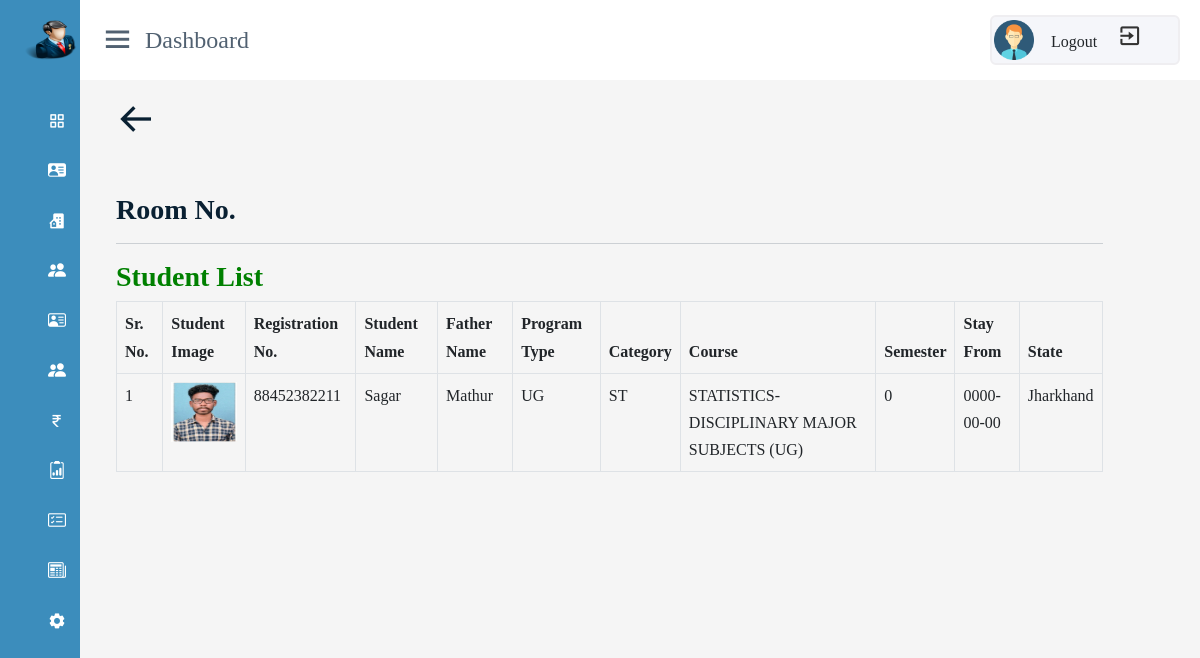
/admin/viewroom.php (signed in), run on the app's committed database.
### tables this page shows
CREATE TABLE `studentregistration` (
  `room_no` int(11) NOT NULL,
  `stay_from` date NOT NULL,
  `duration` varchar(225) NOT NULL,
  `std_img` varchar(400) NOT NULL,
  `program_type` varchar(225) NOT NULL,
  `course` varchar(225) NOT NULL,
  `semester` int(11) NOT NULL,
  `registration_no` varchar(225) NOT NULL,
  `name` varchar(225) NOT NULL,
  `fname` varchar(225) NOT NULL,
  `mname` varchar(225) NOT NULL,
  `dob` date NOT NULL,
  `category` varchar(225) NOT NULL,
  `religion` varchar(225) NOT NULL,
  `blood_group` varchar(225) NOT NULL,
  `physical_disable` varchar(10) NOT NULL,
  `contact_no` varchar(225) NOT NULL,
  `email_id` varchar(225) NOT NULL,
  `aadhar_no` varchar(20) NOT NULL,
  `emergency_no` varchar(225) NOT NULL,
  `guardian_name` varchar(225) NOT NULL,
  `guardian_relation` varchar(225) NOT NULL,
  `guardian_contact_no` varchar(225) NOT NULL,
  `address` varchar(225) NOT NULL,
  `city` varchar(225) NOT NULL,
  `state` varchar(225) NOT NULL,
  `pincode` varchar(225) NOT NULL,
  `distance` int(11) NOT NULL,
  `document` varchar(400) NOT NULL,
  `enrollment` varchar(225) NOT NULL DEFAULT 'Not Issued',
  `abc_id` varchar(255) NOT NULL DEFAULT 'Not Issued',
  `admission_no` varchar(255) NOT NULL DEFAULT 'Not Issued'
);

### admin/viewroom.php (the view, shortened to what this page needs)
<?php
$roomno=$_GET['id'];
?>
<!DOCTYPE html>
<html lang="en">
<head>
    <link rel="stylesheet" href="./css/room_register.css">
</head>
<body>
<?php require('./includes/header.php')?>
<div class="container-fluid">
    <div class="row">
        <div class="col-lg-11 col-12  p-0 ms-3 ">
            <div class="home-content align-items-center ">
            <a href="manage_room.php"><i class='bx bx-arrow-back' style="font-size:40px"></i></a>
            <h3 class="mt-5">Room No. <?php echo"$roomno";?> </h3>
            <hr>
            <h3 style="color:green">Student List</h3>
            <?php
            include('includes/db_config.php');
            $query="select * from studentregistration where room_no='$roomno'";
            $result=mysqli_query($con,$query);
            $total=mysqli_num_rows($result);
            if(!$total)
            {
                echo"<h3 style='color:red'>ROOM RECORD NOT FOUND</h3>";
            }
            else{
                if(!$result)
                    {
                        die("connection failed".mysqli_error($con));
                    }
                    else
                    {
                        echo '<div class="row">';
                        echo'<div class="table-responsive">';
                        echo'<table class="table table-bordered   table-hover">';
                                echo '<thead class=" text-dark ">
                                    <tr>
                                        <th>Sr. No.</th>
                                        <th> Student Image</th>
                                        <th>Registration No.</th>
                                        <th>Student Name</th>
                                        <th>Father Name</th>
                                        <th>Program Type</th>
                                        <th>Category</th>
                                        <th>Course</th>
                                        <th>Semester</th>
                                        <th>Stay From</th>
                                        <th>State</th>
                                    </tr>
                                </thead>';
                                echo '<tbody>';
                                $sr=1;
                                while($row=mysqli_fetch_assoc($result))
                                {
                                ?>
                                <tr>
                                    <td><?php echo $sr?></td>
                                    <td><?php echo "<img src='".$row['std_img']."' height='60px' width='5px'>"?></td>
                                    <td><?php echo $row['registration_no']?></td>
                                    <td><?php echo $row['name']?></td>
                                    <td><?php echo $row['fname']?></td>
                                    <td><?php echo $row['program_type']?></td>
                                    <td><?php echo $row['category']?></td>
                                    <td><?php echo $row['course']?></td>
                                    <td><?php echo $row['semester']?></td>
                                    <td><?php echo $row['stay_from']?></td>
                                    <td><?php echo $row['state']?></td>
                                </tr>
                                <?php
                                $sr++;
                                }
                    }
            }
        echo '</tbody>';
        echo '</table>';
        echo '</div>';
        echo '</div>';
        ?>
            </div>
    </div>
</div>
</div>
<?php require('./includes/footer.php')?>
</body>
</html>

### admin/css/room_register.css (style rules this page uses)
* { padding: 0; margin: 0; box-sizing: border-box; }
body { background-color:white; }
.home-content { padding: 100px 20px 20px 20px; }

### admin/css/adminpanel.css (style rules this page uses)
* { margin:0; padding:0; box-sizing: border-box; font-family: 'Poppins',sans-serif; }
body { min-height: 100vh; width: 100%; }
.home-section .home-content { padding-top: 100px; }

### css/styel.css (style rules this page uses)
body { font-family: "Barlow",sans-serif; line-height: 1.7; color:#516171; }
h1,h2,h3,h4,h5,h6 { font-weight: 700 !important; color: #092032; }
a { color: #092032; text-decoration: none; transition: all 0.4s ease; font-weight: 800; }
img { width: 100%; }

### css/footer.css (style rules this page uses)
* { text-decoration: none; font-family: poppins; box-sizing: border-box; }
body { margin:0; background-image:linear-gradient(to bottom,white,white); }

### data on the page
studentregistration: registration_no "88452382211", name "Sagar", fname "Mathur", program_type "UG", category "ST", course "STATISTICS-DISCIPLINARY MAJOR SUBJECTS (UG)", semester "0", stay_from "0000-00-00", state "Jharkhand"
